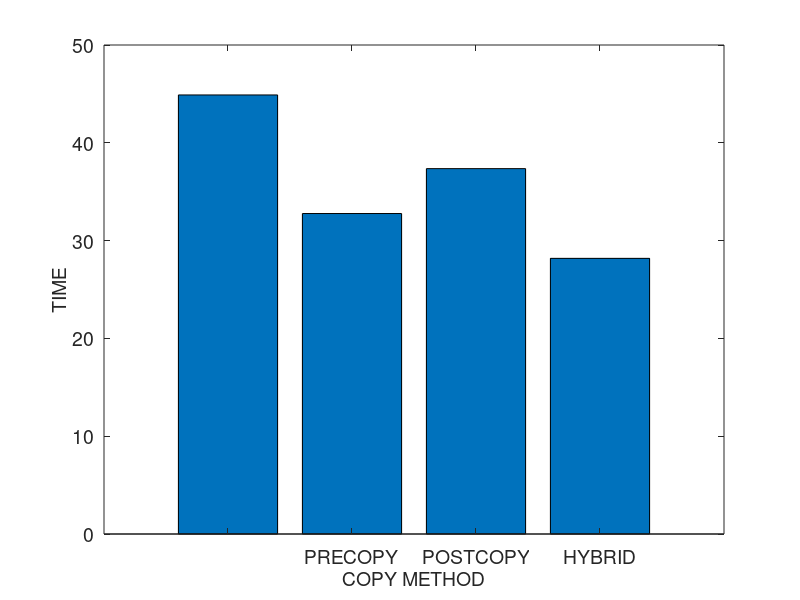
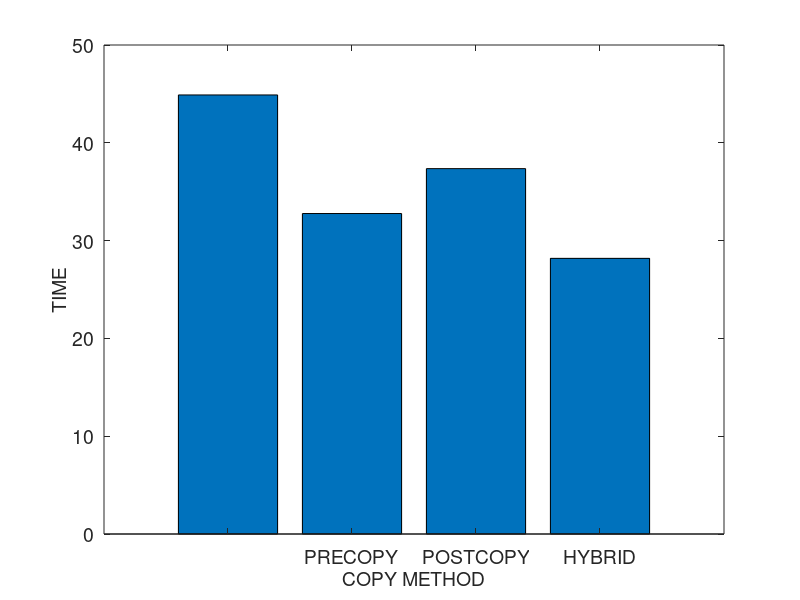
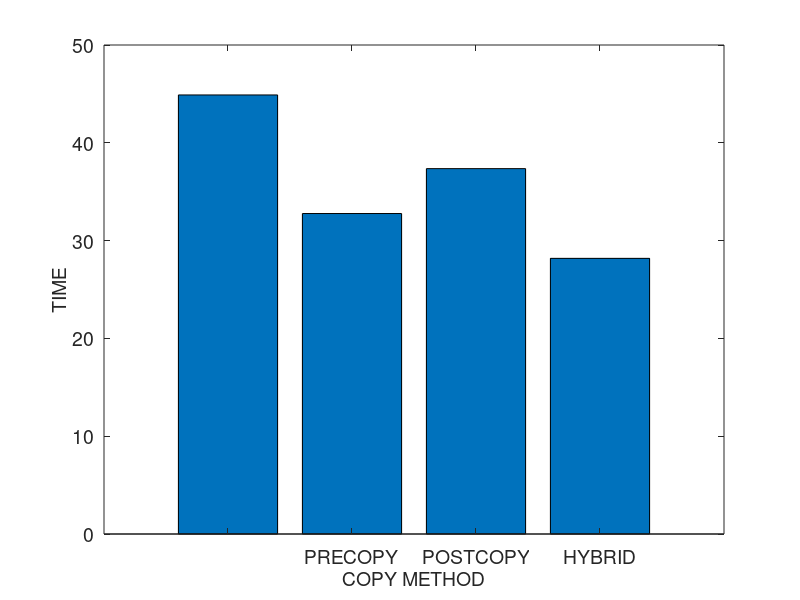
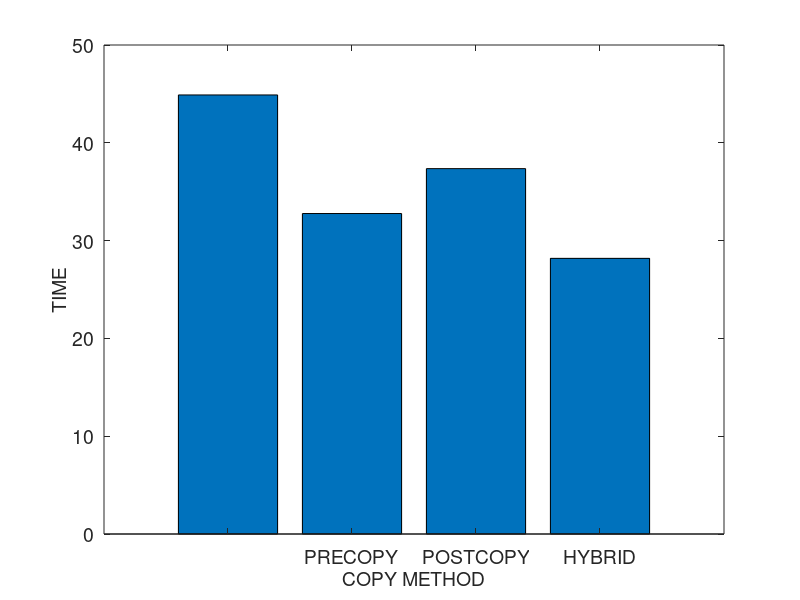

MATLAB code for these plots, in order:
% basic hybrid copy migration
% memory size in MB
r = 4096
r *= 1024 % convert to KB

% bandwidth in gbps
b = 1000 
b = b * 1024/8 % convert to KB

% page dirty rate in percent (%): against to total memory pages
dirtyrate = 14 
dirtyrate /= 100

readrate = 14
readrate /= 100

pagesize = 4 % in KB
numpages = r / pagesize

% delta compression rate
comp = 0.5 

% amount of CPU and device states in KB 
scinfo = 100

% working set size in number of pages
wss = numpages * 0.25

% 0: zero, 1: read, 2: dirtied, 3: inactive data
mem = zeros(1, numpages);

% prediction accuracy 0 through 1
acc = 1
%acc = 0

totaltime = 0;
downtime = 0;
totaldata = 0;

A = zeros(4, 3);

%%%%%%%%%%%%%%%%%%%%%%%%%%%%%%
% precopy migration
%%%%%%%%%%%%%%%%%%%%%%%%%%%%%%
fprintf('\n')
disp('==================== Precopy migration ====================')
% iterations
present = numpages
iter = 0
while present > 50 && iter < 29 && totaldata < 4*r
	pretime = present / b
	totaltime += pretime
	totaldata += present
	present = numpages * dirtyrate
	%dirts = wss * dirtyrate
	iter += 1
end

% stop-and-copy phase
% stop conditions: 29 iterations, 50 pages, 4 memory size sent
scsent = scinfo + present * pagesize
downtime = scsent / b
totaltime += downtime
totaldata += scsent

% network fault rate
NFR = 0

A (1, 1) = totaltime;
A (1, 2) = downtime;
A (1, 3) = totaldata;

%%%%%%%%%%%%%%%%%%%%%%%%%%%%%%
% postcopy migration
%%%%%%%%%%%%%%%%%%%%%%%%%%%%%%
fprintf('\n')
disp('===================== Postcopy migration ======================')
totaltime = 0;
downtime = 0;
totaldata = 0;

% stop-and-copy phase
scsent = scinfo
downtime = scsent / b
totaltime += downtime
totaldata += scsent

% prepaging (bubbling) and on-demand paging
postsent = r
posttime = postsent/b
totaltime += posttime
totaldata += postsent
% network fault rate
NFR = 0.2

A (2, 1) = totaltime;
A (2, 2) = downtime;
A (2, 3) = totaldata;

%%%%%%%%%%%%%%%%%%%%%%%%%%%%%%
% hybrid copy migration
%%%%%%%%%%%%%%%%%%%%%%%%%%%%%%
fprintf('\n')
disp('==================== Hybrid copy migration ====================')
totaltime = 0;
downtime = 0;
totaldata = 0;

% precopy phase: single iteration
present = r
pretime = present / b
totaltime += pretime
totaldata += present

% stop-and-copy phase
bitmapsize = 500 % KB
scsent = scinfo + bitmapsize
downtime = scsent / b
totaltime += downtime
totaldata += scsent

% postcopy phase: prepaging (bubbling) and on-demand paging
%dirts = wss * dirtyrate
dirts = numpages * dirtyrate
postsent = dirts * pagesize
posttime = postsent/b
totaltime += posttime
totaldata += postsent
% network fault rate
NFR = 0.2

A (3, 1) = totaltime;
A (3, 2) = downtime;
A (3, 3) = totaldata;

%%%%%%%%%%%%%%%%%%%%%%%%%%%%%%
% proactive hybrid copy migration
%%%%%%%%%%%%%%%%%%%%%%%%%%%%%%
%disp(char(10))
fprintf('\n')
disp('=============== Proactive hybrid copy migration ================')
totaltime = 0;
downtime = 0;
totaldata = 0;

% precopy phase
% LRU, PFR

% scan the dirtied pages
% for dirtied pages
% 	mark dirtied (1)
% 	mem(random (1, wss * 0.1))	
randperm(int64(wss * 0.1));
% for read pages
% 	mark read (2)
% 	mem (random (wss * 0.1, wss * 0.2))

% for pages
% 	predict read/write

% send the pages most likely to be read and least likely to be dirtied
% do not send the pages most likely to be dirtied
% construct queue with the order of p1/p2
%reads = numpages * 0.4 
% total read rate = wss * read_rate = 0.25 * 0.16 = 0.04 (4%)
%read_rate = 0.16
%read_rate = 0.04 % 4% of total memory
% total write rate = wss * write_rate = 0.25 * 0.16 = 0.04 (4%)
%write_rate = 0.16
%write_rate = 0.04 % 4% of total memory
% simple case: readonly pages (RO) - zero dirtied pages 
%RO = 0.3
pred_pages = numpages * readrate * acc

% LRU
% for LRU queue
% 	mark sent
%	insert the pages into cache and perform delta compression

present = pred_pages * pagesize
pretime = present/b
totaltime += pretime
totaldata += present

% stop-and-copy phase
% send the CPU and device states
bitmapsize = 500 % KB
scsent = scinfo + bitmapsize
downtime = scsent/b
totaltime += downtime
totaldata += scsent

% postcopy phase
postsent = (numpages - pred_pages) * pagesize

% exclude the predicted dirtied pages 
pred_dirts = numpages * dirtyrate * acc
postsent = (numpages - pred_pages - pred_dirts) * pagesize
posttime = postsent/b
totaltime += posttime
totaldata += postsent

% network fault rate
NFR = 0.2

A (4, 1) = totaltime;
A (4, 2) = downtime;
A (4, 3) = totaldata

%%%%%%%%%%%%%%%%%%%%%%%%%%%%%%%%%%%%%%%%%%%%%%%%%%%%%%%
%                     plotting
% precopy
% postcopy
% hybrid
% pro-hybrid
%%%%%%%%%%%%%%%%%%%%%%%%%%%%%%%%%%%%%%%%%%%%%%%%%%%%%%%

prefix = "M4G_R14W14_acc100_r1"

dlmwrite (prefix, A, ' ')

%%%%%%%%%%%%%%%%%%%% total time %%%%%%%%%%%%%%%%%%%%%%
figure;
output = strcat(prefix, ".tt");
%output = prefix
x = ['PRECOPY', 'POSTCOPY', 'HYBRID', 'PRO-HYBRID'];
%x = 1:1:length(A);
%plot(x, A(:,2)/1000000, x, A(:,3)/1000000, '-.*');
%plot(A(:,2));
bar(A(:,1))
set(gca, 'XTickLabel', {'', 'PRECOPY', 'POSTCOPY', 'HYBRID', 'PRO-HYBRID', ''}, 'FontSize', 14)
xlabel('COPY METHOD', 'FontSize', 14);
ylabel('TIME', 'FontSize', 14);
%legend('PRECOPY', 'POSTCOPY', 'HYBRID', 'PRO-HYBRID');
%bar(x, A(:,1))

saveas (1, strcat(output, ".png"));
saveas (1, strcat(output, ".eps"));
saveas (1, strcat(output, ".emf"));

%%%%%%%%%%%%%%%%%%%% downtime %%%%%%%%%%%%%%%%%%%%%%
figure;
output = strcat(prefix, ".dt");

ylabel('TIME');

bar(A(:,2))

saveas (1, strcat(output, ".png"));
saveas (1, strcat(output, ".eps"));
saveas (1, strcat(output, ".emf"));

%%%%%%%%%%%%%%%%%%%% total data %%%%%%%%%%%%%%%%%%%%%%
figure;
output = strcat(prefix, ".td");

ylabel('KB');

bar(A(:,3))

saveas (1, strcat(output, ".png"));
saveas (1, strcat(output, ".eps"));
saveas (1, strcat(output, ".emf"));
